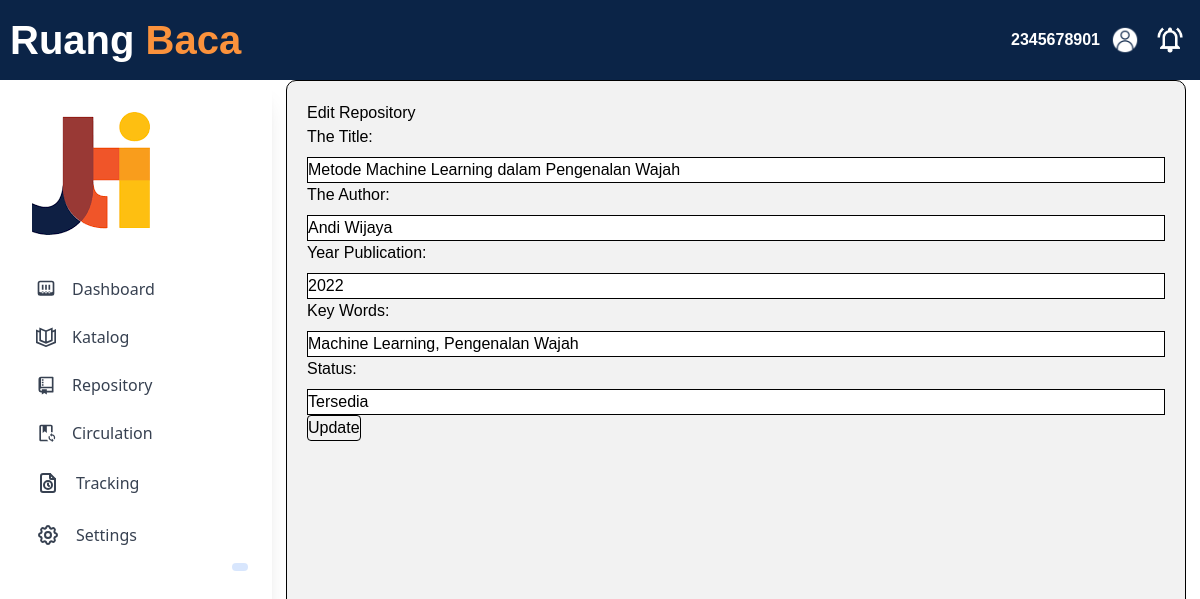
The app's page /App/Admin/editrepo.php?id=1 (signed in) with its own data.
### tables this page shows
CREATE TABLE `repository` (
  `id_repo` int(11) NOT NULL,
  `Judul_repo` varchar(255) NOT NULL,
  `pengarang` varchar(50) NOT NULL,
  `tahun_terbit` year(4) NOT NULL,
  `Kata_Kunci` varchar(255) NOT NULL,
  `status_repo` varchar(20) NOT NULL
);

### App/Admin/editrepo.php (the view, shortened to what this page needs)
<?php
require_once "../../Config/Connection.php";
class EditRepoForm
{
    private $dataRepo;
    public function __construct($conn)
    {
        $this->conn = $conn;
        if (isset($_GET['id'])) {
            $id = $_GET['id'];
            $query = "SELECT * FROM repository WHERE id_repo = $id";
            $result = mysqli_query($this->conn, $query);
            if ($result) {
                $this->dataRepo = mysqli_fetch_assoc($result);
            } else {
                echo "Error fetching repository data: " . mysqli_error($this->conn);
                exit();
            }
        } else {
            echo "Invalid ID";
            exit();
        }
    }
    public function renderForm()
    {
        ?>
        <!DOCTYPE html>
        <html lang="en">
        <head>
            <link rel="stylesheet" href="../../style/fitur.css">
        </head>
        <body>
            <?php
            include('../headeruser.php');
            ?>
            <div class="content">
                <div id="sidebar">
                    <?php
                    include('../sidebaradmin.php');
                    ?>
                    <div class="isi">
                        <h2>Edit Repository</h2>
                        <form action="../../Function/Admin/prosesrepo.php?aksi=ubah" method="post">
                            <label for="Judul_repo">The Title:</label>
                            <input type="text" id="Judul_repo" name="Judul_repo" value="<?php echo $this->dataRepo['Judul_repo']; ?>" required>
                            <label for="pengarang">The Author:</label>
                            <input type="text" id="pengarang" name="pengarang" value="<?php echo $this->dataRepo['pengarang']; ?>" required>
                            <label for="tahun_terbit">Year Publication:</label>
                            <input type="text" id="tahun_terbit" name="tahun_terbit" value="<?php echo $this->dataRepo['tahun_terbit']; ?>" required>
                            <label for="Kata_Kunci">Key Words:</label>
                            <input type="text" id="Kata_Kunci" name="Kata_Kunci" value="<?php echo $this->dataRepo['Kata_Kunci']; ?>" required>
                            <label for="status_repo">Status:</label>
                            <input type="text" id="status_repo" name="status_repo" value="<?php echo $this->dataRepo['status_repo']; ?>" required>
                            <button type="submit">Update</button>
                        </form>
                    </div>
        </body>
        </html>
    <?php
    }
}
$editRepoForm = new EditRepoForm($conn);
$editRepoForm->renderForm();
?>

### style/fitur.css (style rules this page uses)
body { font-family: Arial, sans-serif; margin: 0; padding: 0; }
.content { flex: 1; display: flex; }
.isi { padding: 20px; background-color: #f2f2f2; border-radius: 10px; margin-left: 3rem; flex-basis: 75%; }

### style/header.css (style rules this page uses)
body { margin: 0; padding: 0; font-family: Arial, sans-serif; display: flex; flex-direction: column; min-height: 100vh; }

### App/Admin/editrepo.php (style rules this page uses)
body { font-family: 'Arial', sans-serif; margin: 20px; }
.content { display: flex; }
.isi { border: 1px solid black; margin-left: auto; margin-right: auto; }
form { width: 100%; }
label { display: block; margin-bottom: 8px; }
input, select, textarea { width: 100%; padding: 8px; margin-bottom: 16px; box-sizing: border-box; border: 0.5px solid black; }
button { background-color: #4CAF50; border: 1.5px solid black; padding: 10px 15px; border-radius: 4px; cursor: pointer; }

### records on screen
repository: Judul_repo "Metode Machine Learning dalam Pengenalan Wajah", pengarang "Andi Wijaya", tahun_terbit "2022", Kata_Kunci "Machine Learning, Pengenalan Wajah", status_repo "Tersedia"

### other values on screen
$_SESSION['username'] "2345678901"
